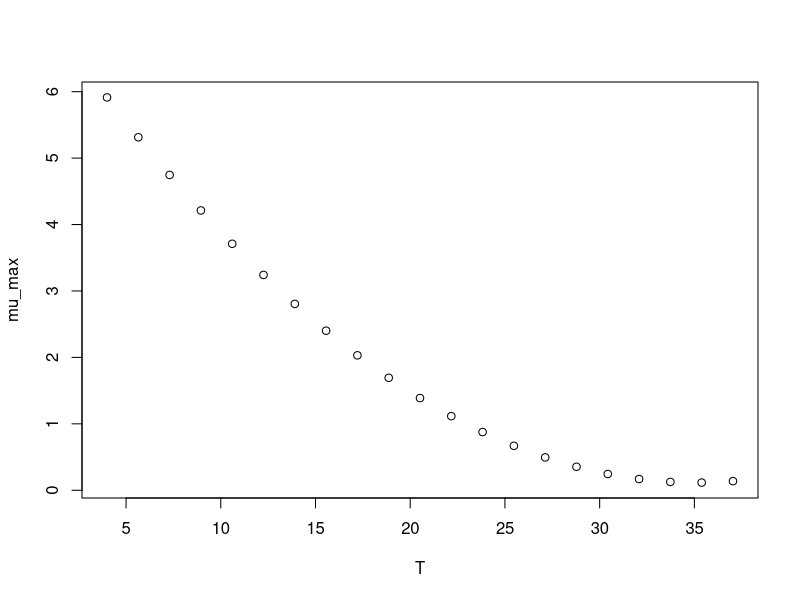

Source code (R):
#############################
# start of Parameter script
#############################
T <- seq(3.996003996004,37.037,length.out=21)
#############################
# end of Parameter script
#############################
############################# 
# start of Model script Gropin ID 1193 
#############################
 
# constant coefficients for this model
 
variables <- data.frame(T)
argumentsPar <- expand.grid(variables)
 
# heart of the model
response_surface <- function(T) {
   mumax <-(-0.421*T+0.006*(T^2)+7.50)

return(mumax=mumax)
} 

# output parameters
mumax <- cbind(argumentsPar,response_surface(argumentsPar['T']))
colnames(mumax) <- c(colnames(argumentsPar),'mumax')
#############################
# End of Model script
#############################
############################# 
# start of Visualisation script Gropin ID 1193 
#############################
plot(T,mumax$mumax,
                          xlab='T',
                          ylab='mu_max')
#############################
# End of Visualisation script
#############################
